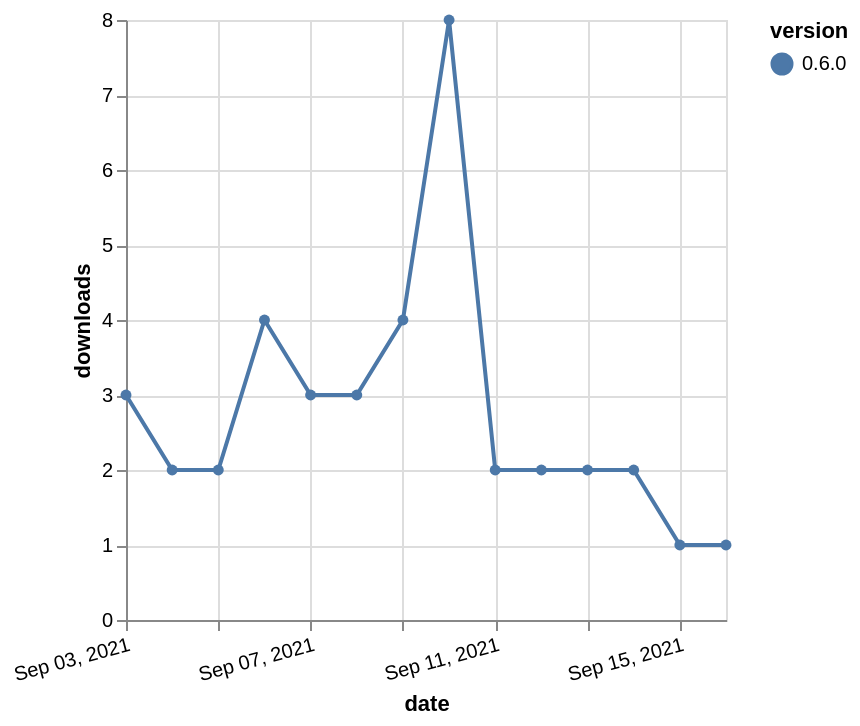

Describe this chart as a Vega-Lite specification.
### Vega-Lite specification from a JSON file in a GitHub repository (floating-point values rounded to 4 significant figures)
{"$schema": "https://vega.github.io/schema/vega-lite/v5.json", "description": "A simple bar chart with embedded data.", "data": {"values": [{"date": "2021-09-03", "total": 3389, "delta": 3, "version": "0.6.0"}, {"date": "2021-09-04", "total": 3391, "delta": 2, "version": "0.6.0"}, {"date": "2021-09-05", "total": 3393, "delta": 2, "version": "0.6.0"}, {"date": "2021-09-06", "total": 3397, "delta": 4, "version": "0.6.0"}, {"date": "2021-09-07", "total": 3400, "delta": 3, "version": "0.6.0"}, {"date": "2021-09-08", "total": 3403, "delta": 3, "version": "0.6.0"}, {"date": "2021-09-09", "total": 3407, "delta": 4, "version": "0.6.0"}, {"date": "2021-09-10", "total": 3415, "delta": 8, "version": "0.6.0"}, {"date": "2021-09-11", "total": 3417, "delta": 2, "version": "0.6.0"}, {"date": "2021-09-12", "total": 3419, "delta": 2, "version": "0.6.0"}, {"date": "2021-09-13", "total": 3421, "delta": 2, "version": "0.6.0"}, {"date": "2021-09-14", "total": 3423, "delta": 2, "version": "0.6.0"}, {"date": "2021-09-15", "total": 3424, "delta": 1, "version": "0.6.0"}, {"date": "2021-09-16", "total": 3425, "delta": 1, "version": "0.6.0"}]}, "width": "container", "mark": {"type": "line", "point": {"filled": true}}, "encoding": {"x": {"field": "date", "type": "temporal", "timeUnit": "yearmonthdate", "title": "date", "axis": {"labelAngle": -15}}, "y": {"field": "delta", "type": "quantitative", "title": "downloads"}, "color": {"field": "version", "type": "nominal"}, "tooltip": {"field": "delta"}}}
